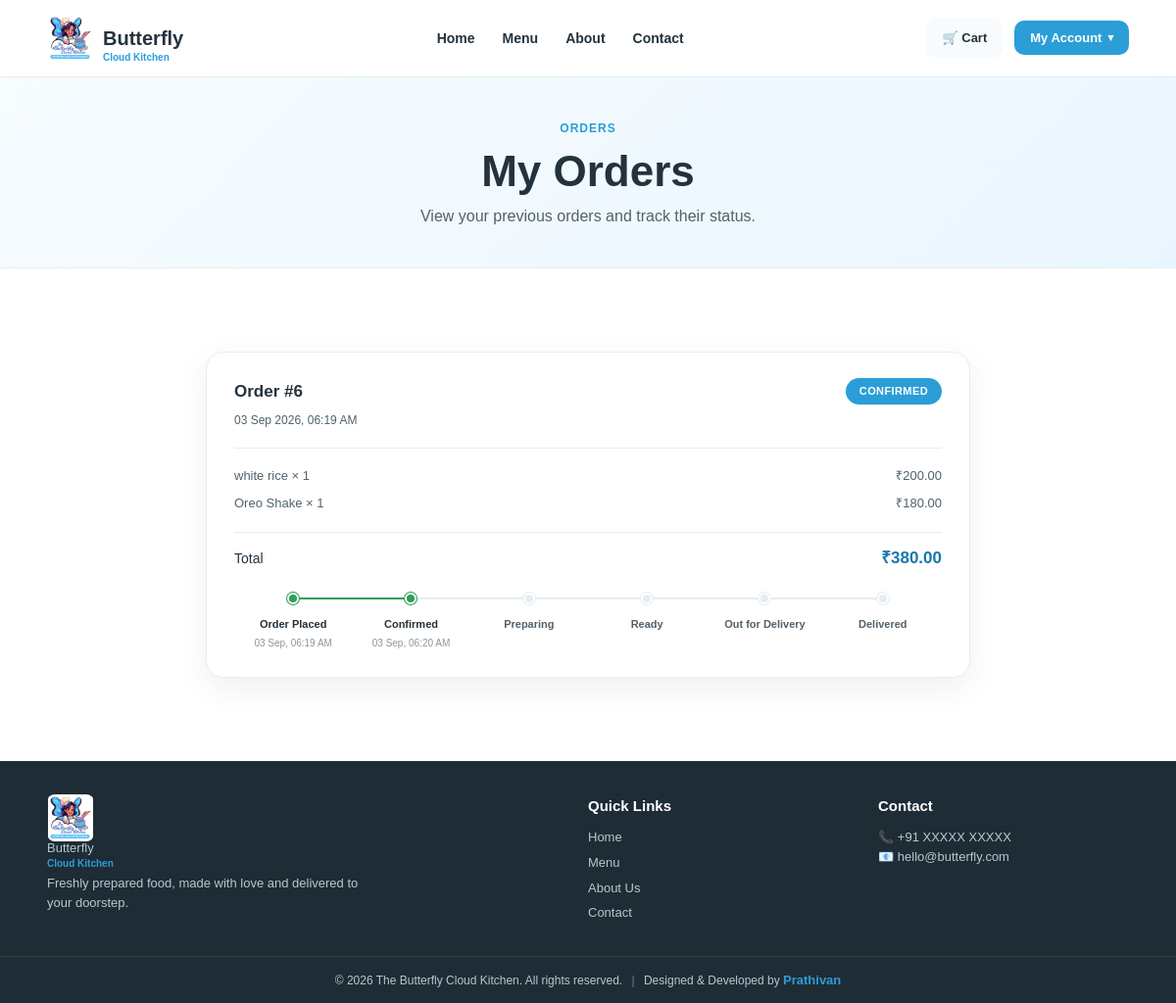
/orders/my-orders/ (signed in), run on an earlier commit of the app's database.
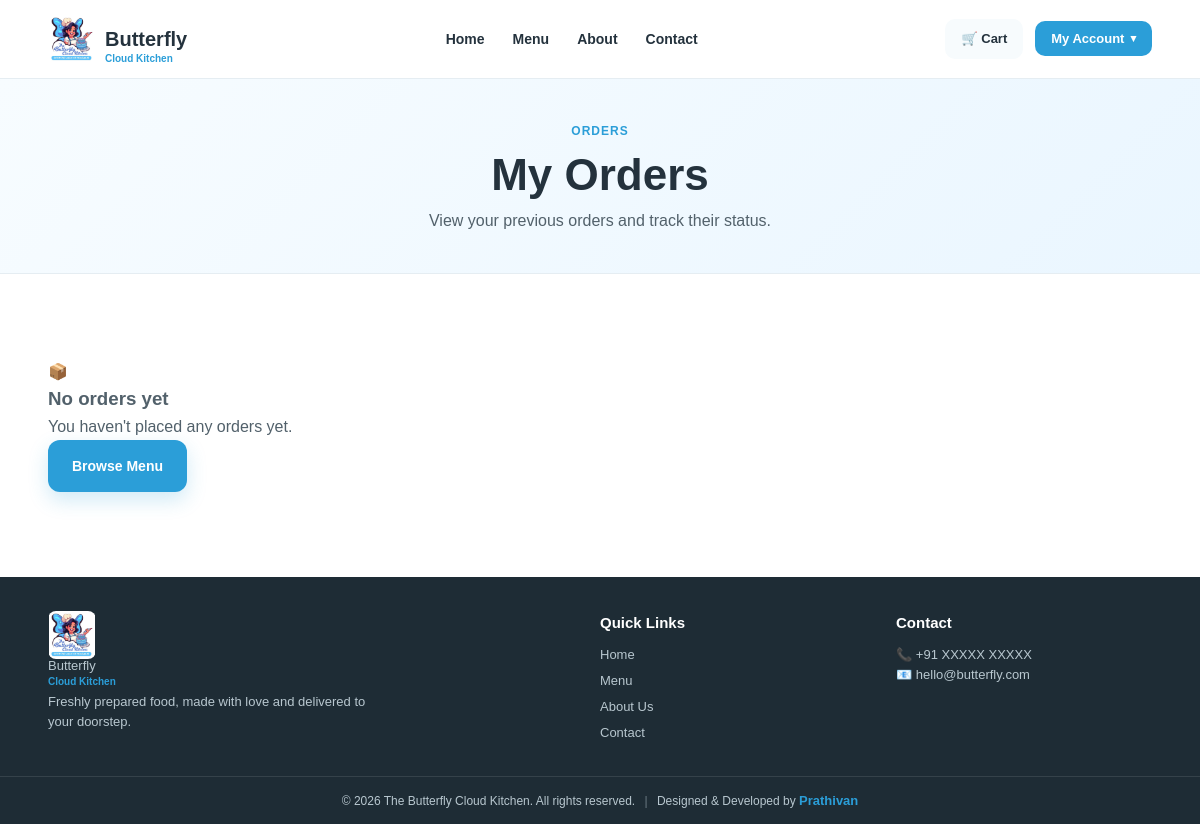
And on a later commit of the database.
### orders/models.py (models this page shows, shortened)
class Order(models.Model):
    STATUS_PENDING = "pending"
    STATUS_CONFIRMED = "confirmed"
    STATUS_PREPARING = "preparing"
    STATUS_READY = "ready"
    STATUS_OUT_FOR_DELIVERY = "out_for_delivery"
    STATUS_DELIVERED = "delivered"
    STATUS_CANCELLED = "cancelled"
    STATUS_CHOICES = [
        (STATUS_PENDING, "Pending"),
        (STATUS_CONFIRMED, "Confirmed"),
        (STATUS_PREPARING, "Preparing"),
        (STATUS_READY, "Ready"),
        (STATUS_OUT_FOR_DELIVERY, "Out for Delivery"),
        (STATUS_DELIVERED, "Delivered"),
        (STATUS_CANCELLED, "Cancelled"),
    ]
    FORWARD_STATUSES = [
        STATUS_PENDING,
        STATUS_CONFIRMED,
        STATUS_PREPARING,
        STATUS_READY,
        STATUS_OUT_FOR_DELIVERY,
        STATUS_DELIVERED,
    ]
    user = models.ForeignKey(
        settings.AUTH_USER_MODEL,
        on_delete=models.CASCADE,
        related_name="orders",
    )
    status = models.CharField(
        max_length=20,
        choices=STATUS_CHOICES,
        default=STATUS_PENDING,
    )
    total_amount = models.DecimalField(max_digits=10, decimal_places=2, default=0)
    created_at = models.DateTimeField(auto_now_add=True)
    is_preorder = models.BooleanField(default=False, db_index=True)
    preorder_datetime = models.DateTimeField(null=True, blank=True, db_index=True)
    preorder_reminder_sent = models.BooleanField(default=False)
    confirmed_at = models.DateTimeField(null=True, blank=True)
    preparing_at = models.DateTimeField(null=True, blank=True)
    ready_at = models.DateTimeField(null=True, blank=True)
    out_for_delivery_at = models.DateTimeField(null=True, blank=True)
    delivered_at = models.DateTimeField(null=True, blank=True)
    cancelled_at = models.DateTimeField(null=True, blank=True)
    class Meta:
        ordering = ["-created_at"]
    _STATUS_TIMESTAMP_FIELD = {
        STATUS_CONFIRMED: "confirmed_at",
        STATUS_PREPARING: "preparing_at",
        STATUS_READY: "ready_at",
        STATUS_OUT_FOR_DELIVERY: "out_for_delivery_at",
        STATUS_DELIVERED: "delivered_at",
        STATUS_CANCELLED: "cancelled_at",
    }
    def progress_steps(self):
        label_map = dict(self.STATUS_CHOICES)
        timestamp_map = {
            self.STATUS_PENDING: self.created_at,
            self.STATUS_CONFIRMED: self.confirmed_at,
            self.STATUS_PREPARING: self.preparing_at,
            self.STATUS_READY: self.ready_at,
            self.STATUS_OUT_FOR_DELIVERY: self.out_for_delivery_at,
            self.STATUS_DELIVERED: self.delivered_at,
        }
        current_index = self.FORWARD_STATUSES.index(self.status) if self.status in self.FORWARD_STATUSES else -1
        steps = []
        for index, status_value in enumerate(self.FORWARD_STATUSES):
            steps.append({
                "status": status_value,
                "label": "Order Placed" if status_value == self.STATUS_PENDING else label_map[status_value],
                "timestamp": timestamp_map[status_value],
                "reached": index <= current_index,
            })
        return steps

class OrderItem(models.Model):
    order = models.ForeignKey(
        Order,
        on_delete=models.CASCADE,
        related_name="items",
    )
    menu_item = models.ForeignKey(
        "menu.MenuItem",
        on_delete=models.SET_NULL,
        null=True,
        blank=True,
        related_name="order_items",
    )
    item_name = models.CharField(max_length=150)
    price = models.DecimalField(max_digits=10, decimal_places=2)
    quantity = models.PositiveIntegerField()
    def subtotal(self):
        return self.price * self.quantity

### orders/views.py (the view)
@login_required
def my_orders(request):
    orders = (
        Order.objects.filter(user=request.user)
        .prefetch_related("items")
        .order_by("-created_at")
    )
    return render(
        request,
        "orders.html",
        {"orders": orders}
    )

### cart/context_processors.py (called while the page is built)
def cart_context(request):
    cart_count = 0
    if request.user.is_authenticated:
        cart_count = CartItem.objects.filter(
            user=request.user
        ).aggregate(
            total=Sum("quantity")
        )["total"] or 0
    return {
        "cart_count": cart_count,
    }

### templates/orders.html (shortened to what this page needs)
{% extends "base.html" %}
{% load humanize %}
{% block content %}
<section class="page-hero">
    <div class="container">
        <span>Orders</span>
        <h1>My Orders</h1>
        <p>View your previous orders and track their status.</p>
    </div>
</section>
<section class="section">
    <div class="container">
        {% if orders %}
            <div class="orders-list">
            {% for order in orders %}
                <div class="order-card">
                    <div class="order-card-head">
                        <div>
                            <h3>Order #{{ order.id }}</h3>
                            <span class="order-date">{{ order.created_at|date:"d M Y, h:i A" }}</span>
                        </div>
                        <span class="order-status-badge status-{{ order.status }}">{{ order.get_status_display }}</span>
                    </div>
                    <ul class="order-items-list">
                        {% for item in order.items.all %}
                        <li><span>{{ item.item_name }} × {{ item.quantity }}</span><span>₹{{ item.subtotal|floatformat:2|intcomma }}</span></li>
                        {% endfor %}
                    </ul>
                    <div class="order-card-total">
                        <span>Total</span>
                        <strong>₹{{ order.total_amount|floatformat:2|intcomma }}</strong>
                    </div>
                    {% if order.status != "cancelled" %}
                    <div class="order-tracker">
                        {% for step in order.progress_steps %}
                        <div class="order-tracker-step {% if step.reached %}reached{% endif %}">
                            <span class="order-tracker-dot"></span>
                            <span class="order-tracker-label">{{ step.label }}</span>
                            {% if step.timestamp %}<span class="order-tracker-time">{{ step.timestamp|date:"d M, h:i A" }}</span>{% endif %}
                        </div>
                        {% endfor %}
                    </div>
                    {% else %}
                    <p class="order-cancelled-note">This order was cancelled{% if order.cancelled_at %} on {{ order.cancelled_at|date:"d M Y, h:i A" }}{% endif %}.</p>
                    {% endif %}
                </div>
            {% endfor %}
            </div>
        {% else %}
            <div class="cart-empty">
                <div class="empty-icon">📦</div>
                <h3>No orders yet</h3>
                <p>
                    You haven't placed any orders yet.
                </p>
                <a href="{% url 'menu' %}" class="primary-btn">
                    Browse Menu
                </a>
            </div>
        {% endif %}
    </div>
</section>
{% endblock %}

### templates/base.html (shortened to what this page needs)
{% load static %}
<!DOCTYPE html>
<html lang="en">
<head>
    <link rel="stylesheet" href="{% static 'css/style.css' %}">
</head>
<body>
    <header class="navbar">
        <div class="container nav-container">
            <a href="{% url 'home' %}" class="logo">
                <img src="{% static 'images/icons/butterfly.jpeg' %}" alt="Butterfly Cloud Kitchen logo" class="logo-icon">
                <span>Butterfly</span>
                <small>Cloud Kitchen</small>
            </a>
            <nav class="nav-links" id="primary-nav">
                <a href="{% url 'home' %}" class="{% if request.resolver_match.url_name == 'home' %}active{% endif %}">Home</a>
                <a href="{% url 'menu' %}" class="{% if request.resolver_match.url_name == 'menu' %}active{% endif %}">Menu</a>
                <a href="{% url 'about' %}" class="{% if request.resolver_match.url_name == 'about' %}active{% endif %}">About</a>
                <a href="{% url 'contact' %}" class="{% if request.resolver_match.url_name == 'contact' %}active{% endif %}">Contact</a>
            </nav>
            <div class="nav-right-group">
                <div class="nav-actions">
                    <a href="{% url 'cart' %}" class="cart-btn">
                        🛒 Cart
                    </a>
                    {% if user.is_authenticated %}
                        <div class="account-dropdown" id="accountDropdown">
                            <button
                                type="button"
                                class="login-btn account-dropdown-toggle"
                                id="accountDropdownToggle"
                                aria-haspopup="true"
                                aria-expanded="false"
                                aria-controls="accountDropdownMenu">
                                My Account
                                <span class="account-dropdown-caret" aria-hidden="true">▾</span>
                            </button>
                        </div>
                    {% else %}
                        <a href="{% url 'login' %}" class="login-btn">Login</a>
                    {% endif %}
                </div>
            </div>
        </div>
    </header>
    <main id="main-content">{% block content %}{% endblock %}</main>
    <footer class="footer">
        <div class="container footer-grid">
            <div class="footer-brand">
                <a href="{% url 'home' %}" class="footer-logo">
                    <img src="{% static 'images/icons/butterfly.jpeg' %}" alt="Butterfly Cloud Kitchen" class="footer-logo-icon">
                    <span class="footer-logo-text">Butterfly<small>Cloud Kitchen</small></span>
                </a>
                <p>Freshly prepared food, made with love and delivered to your doorstep.</p>
            </div>
            <div>
                <h4>Quick Links</h4>
                <a href="{% url 'home' %}">Home</a>
                <a href="{% url 'menu' %}">Menu</a>
                <a href="{% url 'about' %}">About Us</a>
                <a href="{% url 'contact' %}">Contact</a>
            </div>
            <div>
                <h4>Contact</h4>
                <p>📞 +91 XXXXX XXXXX</p>
                <p>📧 hello@butterfly.com</p>
            </div>
        </div>
        <div class="footer-bottom">
            <p>
                © 2026 The Butterfly Cloud Kitchen. All rights reserved.
                <span>|</span>
                Designed & Developed by
                <a href="https://prathivan.com" target="_blank" rel="noopener noreferrer">
                    Prathivan
                </a>
            </p>
        </div>
    </footer>
</body>
</html>

What changed in the data, as far as the page shows it:
removed Order: id "6", created_at "03 Sep 2026, 06:19 AM", status "CONFIRMED", total_amount "380.00", label "Order Placed" "Confirmed" "Preparing" "Ready" "Out for Delivery" "Delivered", timestamp "03 Sep, 06:19 AM" "03 Sep, 06:20 AM"
removed OrderItem: item_name "white rice", quantity "1", subtotal "200.00"
removed OrderItem: item_name "Oreo Shake", quantity "1", subtotal "180.00"
Also different on the page:
text now shown: "📦 No orders yet You haven't placed any orders yet. Browse Menu"
